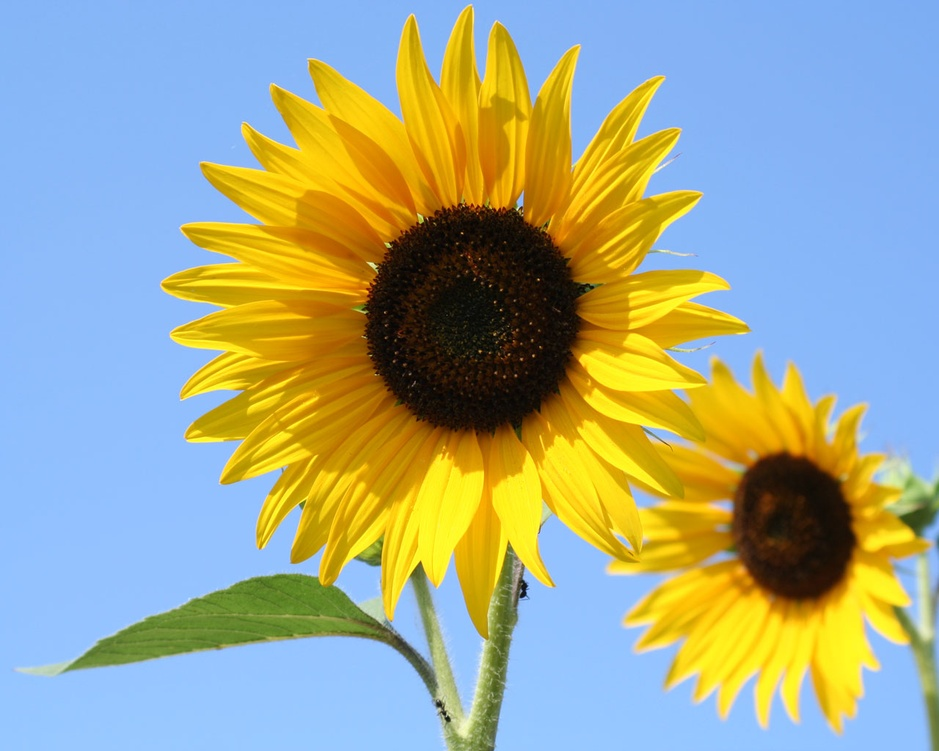
#> input picture sunflower.jpg, 939 x 751 px, shrunk from 1280 x 1024 before the run
$ python Program-8.py
#> lines starting #> are read from the running program, lines starting #| are printed output that depends on the picture
#RGB Extraction- Given Image is converting to RED, GREEN and BLUE color shade

import cv2
import numpy as np
img=cv2.imread('sunflower.jpg')
#> img is the input picture: shape (751, 939, 3); mean B, G, R 146, 169.1, 159.7
B,G,R=cv2.split(img)
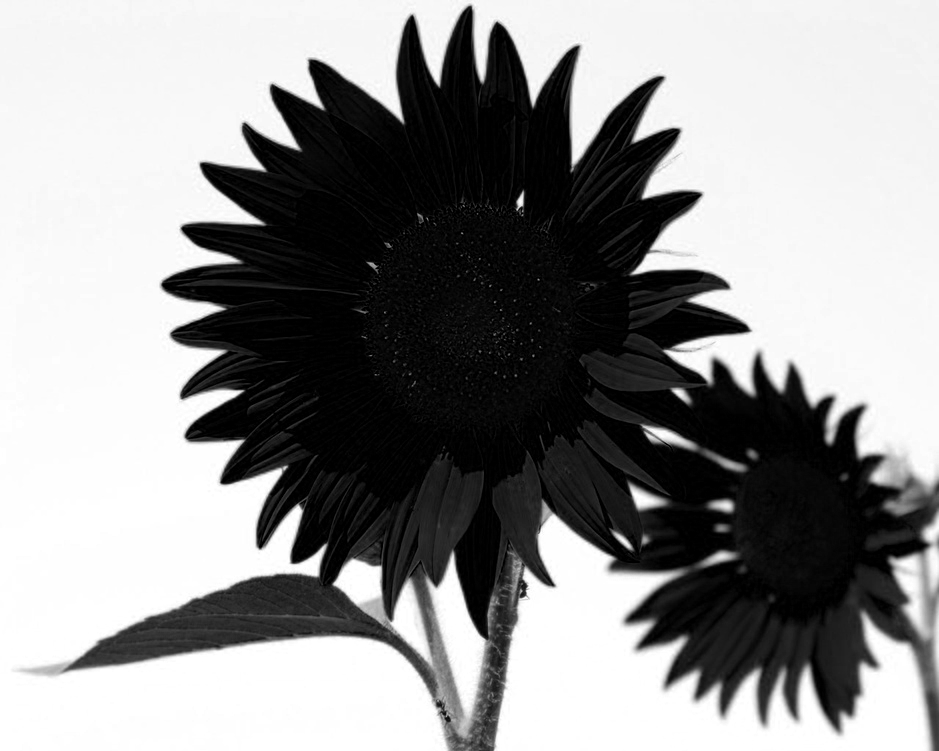
#> B: shape (751, 939); min 0, max 255, mean 146
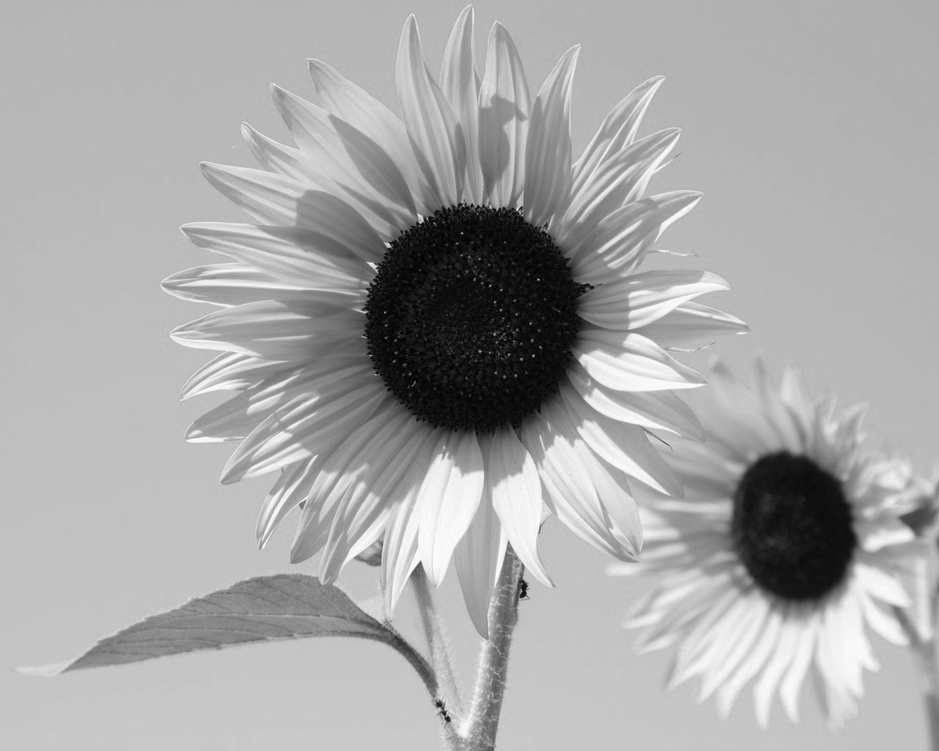
#> G: shape (751, 939); min 0, max 255, mean 169.1
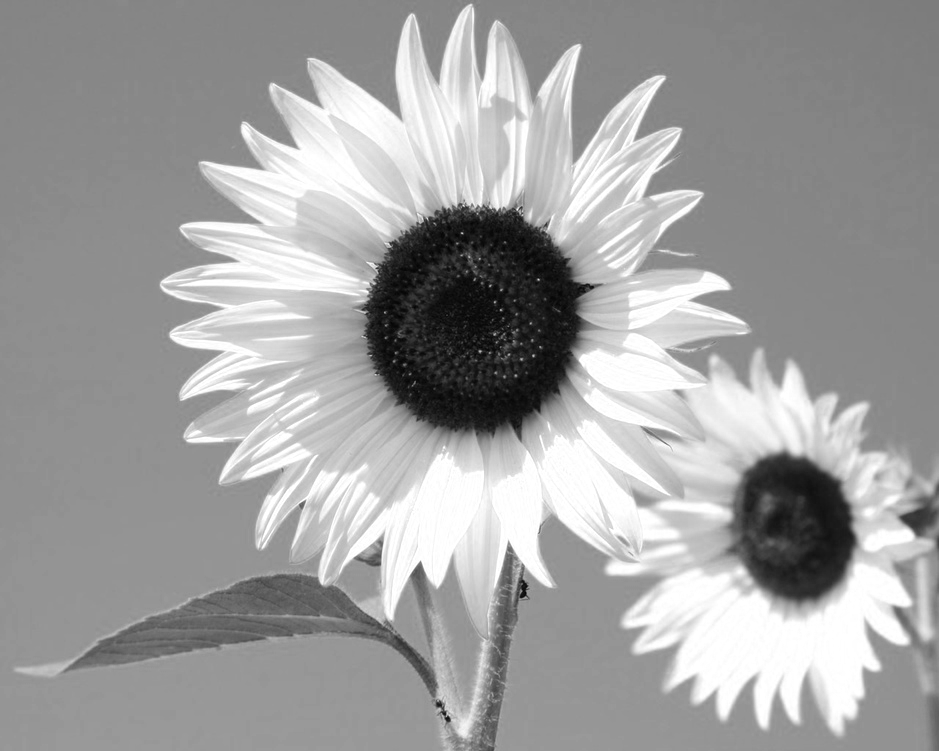
#> R: shape (751, 939); min 0, max 255, mean 159.7
zeros=np.zeros(img.shape[:2],dtype='uint8')
cv2.imshow('Red',cv2.merge([zeros,zeros,R]))
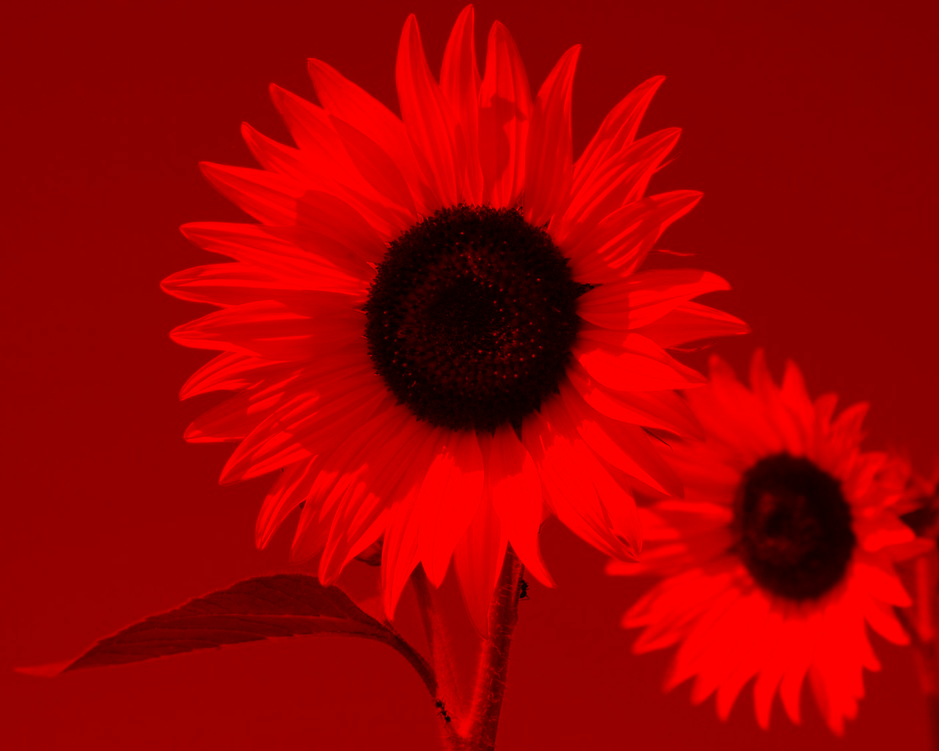
#> window 'Red': shape (751, 939, 3); mean B, G, R 0, 0, 159.7
cv2.imshow('Green',cv2.merge([zeros,G,zeros]))
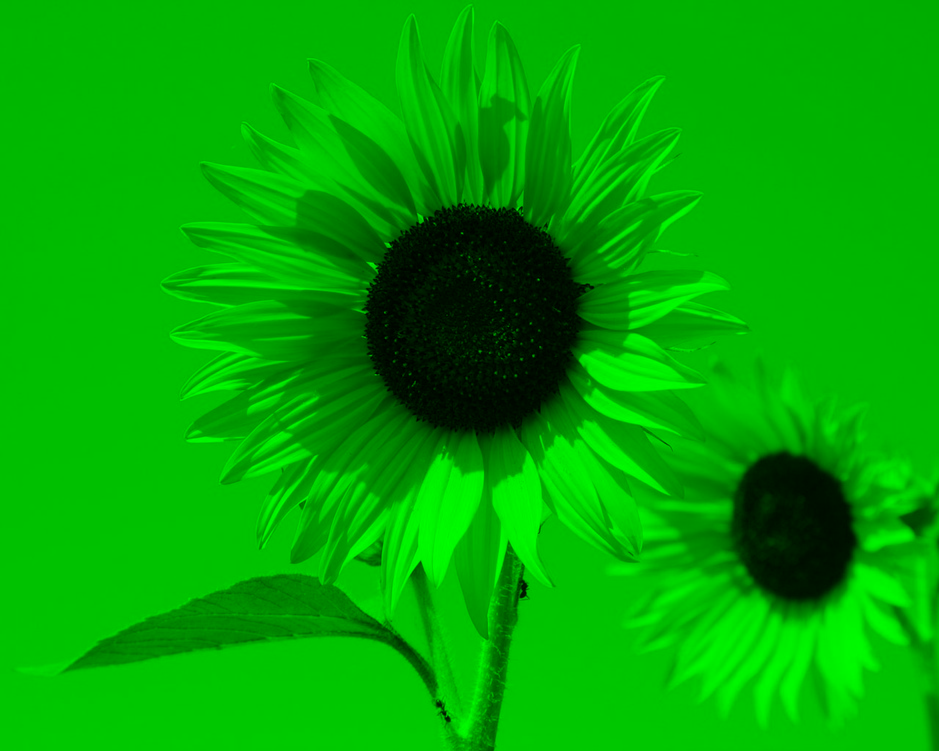
#> window 'Green': shape (751, 939, 3); mean B, G, R 0, 169.1, 0
cv2.imshow('Blue',cv2.merge([B,zeros,zeros]))
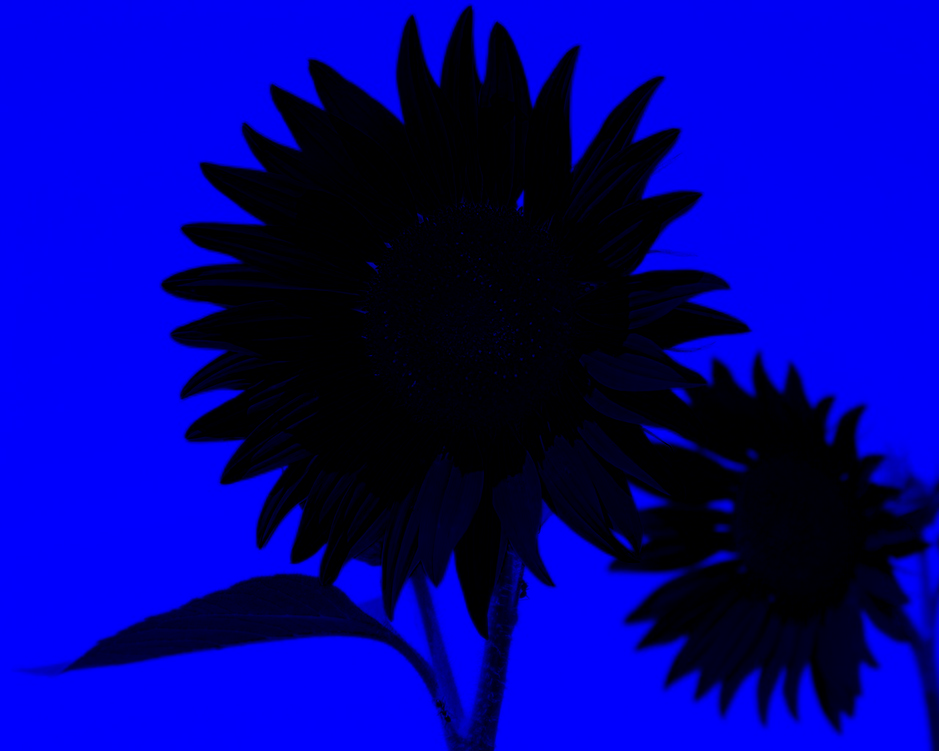
#> window 'Blue': shape (751, 939, 3); mean B, G, R 146, 0, 0

cv2.waitKey(0)
cv2.destroyAllWindows()
